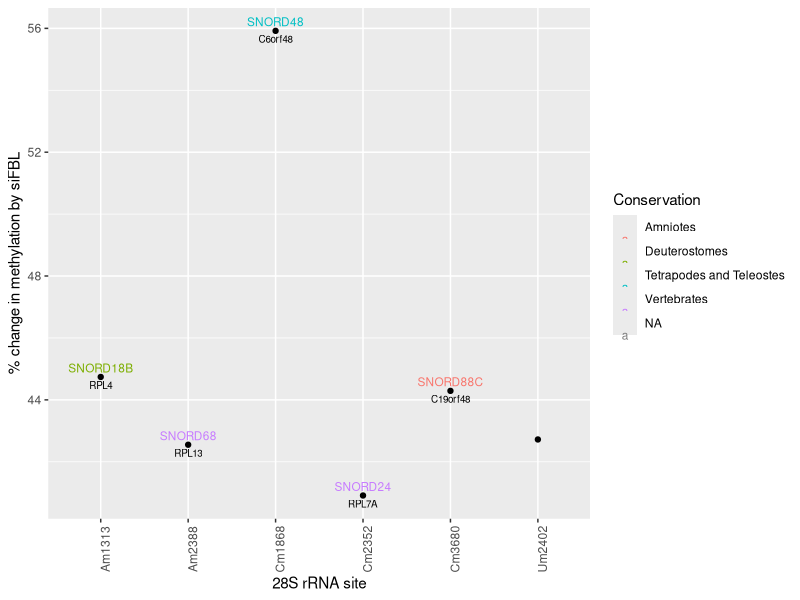

Here is the R script that generated this plot:
.libPaths(c("C:/Users/ale097/Data School/Packages"))
library(tidyverse)

ribometh <- read_csv("data/Erales_2017_ribomethseq.csv")

snoRNAs <- read_csv("data/Jorjani_2016_snoRNA_atlas.csv")

# tidy data  
ribometh_tidy <- ribometh %>%
  mutate(mean_diff_percent = sub("%","", mean_diff )) %>% 
  mutate(mean_diff_percent = sub("-", "", mean_diff_percent)) %>% 
  mutate(mean_diff_percent = as.numeric(mean_diff_percent)) %>% 
  filter(mean_diff_percent > 40)

filtered_snoRNAs <- snoRNAs %>% 
  filter(Name == "SNORD18B"|Name == "SNORD68"| 
           Name == "SNORD48"|Name == "SNORD24"| 
           Name == "SNORD88C") %>%
  select(Name, Expression, Conservation, `Host gene`) %>% 
  rename(SNORD = Name)

FBL_snoRNA <- left_join(ribometh_tidy, filtered_snoRNAs, by = "SNORD")

ggplot(FBL_snoRNA, aes(x= site, y= mean_diff_percent)) +
  geom_point()+
  theme(axis.text.x = element_text(angle = 90)) +
  geom_text(aes(label = SNORD, color = Conservation), hjust = 0.5, vjust = -0.5, size = 3) +
  geom_text(aes(label = `Host gene`), hjust = 0.5, vjust = 1.5, size = 2.5)+
  labs( y = "% change in methylation by siFBL",
        x = "28S rRNA site")

#evolution goes amniotes, tetrapodes, vertebrates, deuterostomes


            